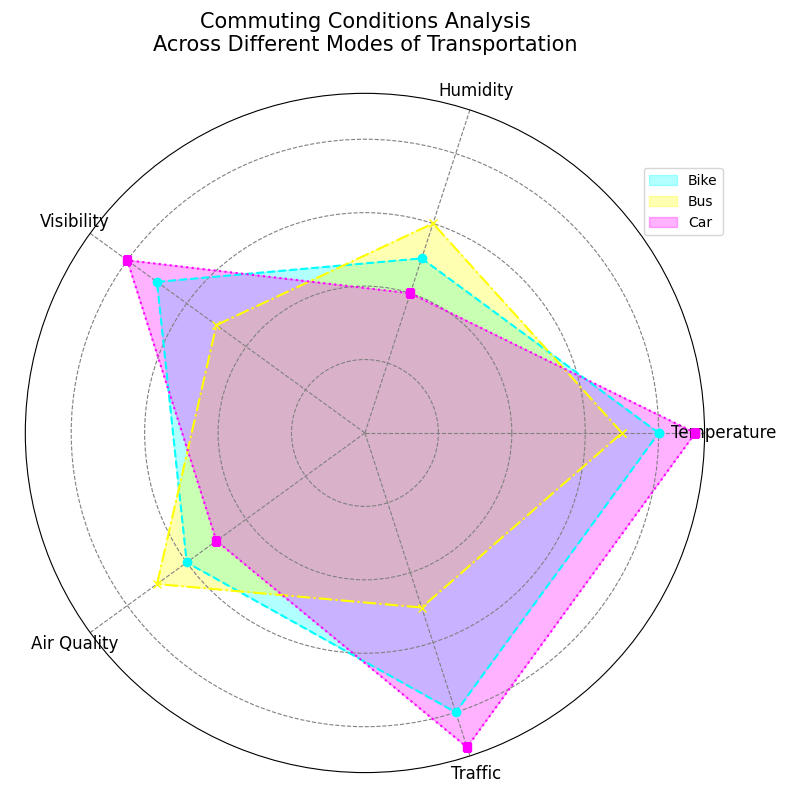

Write the Python code that produced this figure.
import numpy as np
import matplotlib.pyplot as plt

categories = ['Temperature', 'Humidity', 'Visibility', 'Air Quality', 'Traffic']
bike = [8, 5, 7, 6, 8]
bus = [7, 6, 5, 7, 5]
car = [9, 4, 8, 5, 9]

num_vars = len(categories)
angles = np.linspace(0, 2 * np.pi, num_vars, endpoint=False).tolist()
bike += bike[:1]
bus += bus[:1]
car += car[:1]
angles += angles[:1]

fig, ax = plt.subplots(figsize=(8, 8), subplot_kw=dict(polar=True))

# Changing colors, alpha and line styles for different modes of transportation
ax.fill(angles, bike, color='cyan', alpha=0.3, label='Bike')
ax.fill(angles, bus, color='yellow', alpha=0.3, label='Bus')
ax.fill(angles, car, color='magenta', alpha=0.3, label='Car')

ax.plot(angles, bike, linestyle='--', color='cyan', linewidth=1.5, marker='o')
ax.plot(angles, bus, linestyle='-.', color='yellow', linewidth=1.5, marker='x')
ax.plot(angles, car, linestyle=':', color='magenta', linewidth=1.5, marker='s')

ax.set_yticklabels([])
ax.set_xticks(angles[:-1])
ax.set_xticklabels(categories, fontsize=12)

# Changing legend location and some grid settings
plt.title('Commuting Conditions Analysis\nAcross Different Modes of Transportation', size=15, y=1.05)
plt.legend(loc='upper left', bbox_to_anchor=(0.9, 0.9))

# Add custom grid
ax.grid(color='gray', linestyle='dashed')

plt.tight_layout()
plt.show()
